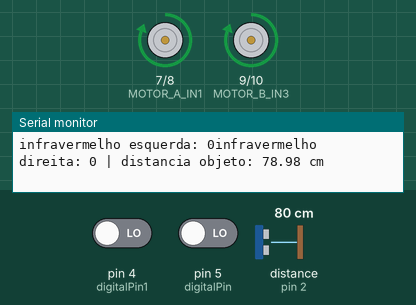
Recording of a sketch running on a simulated Arduino Uno, built with avr-gcc and run on an emulated ATmega328P. Parts: motor-driver pin pairs drawn as motors (green arrow = first pin HIGH = forward, orange = second pin HIGH = backward, longer = more drive, scaled by the enable pin), the last lines printed to the serial monitor. Wiring (inferred from the names in the program): ultrasonic range finder: trigger pin 3; echo pin 2. The test bench sets the inputs (shaded band); at power-on: distance to the obstacle (sensor on pin 2) 80 cm, pin 4 (digitalPin1) LOW, pin 5 (digitalPin) LOW. The echo pulse lasts 58.3 µs per cm.

Above: at 1.2 s.
1.3 s: distance to the obstacle (sensor on pin 2) set to 74 cm
4.3 s: distance to the obstacle (sensor on pin 2) set to 65 cm
At 4.6 s:
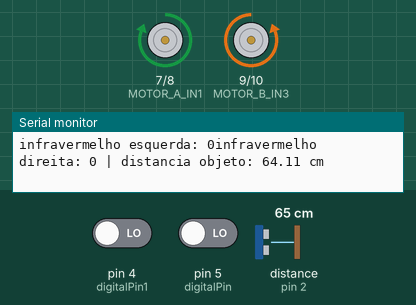
5.8 s: pin 4 (digitalPin1) driven HIGH
At 6.2 s:
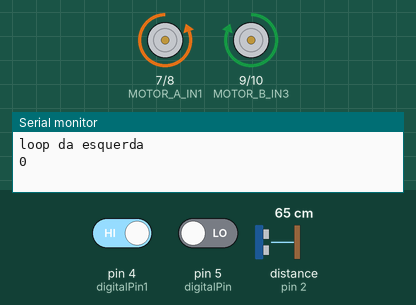
7.3 s: pin 4 (digitalPin1) driven LOW
At 9.3 s:
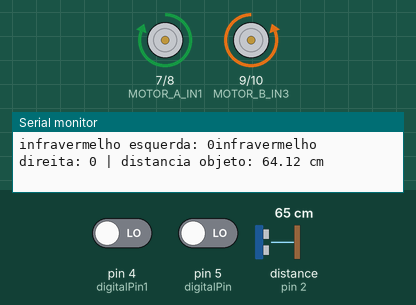
10.3 s: pin 5 (digitalPin) driven HIGH
At 11.1 s:
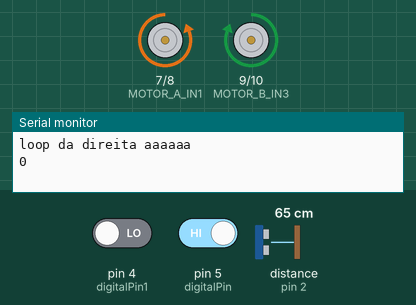
11.9 s: pin 5 (digitalPin) driven LOW
At 14.2 s:
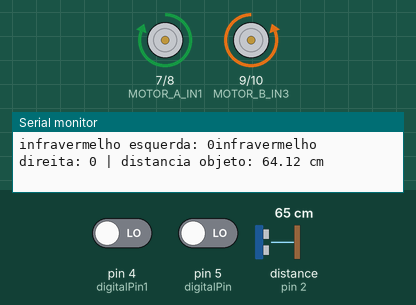
Timing chart, 0 to 15.7 s (numbered marks = the images above; inputs shaded):
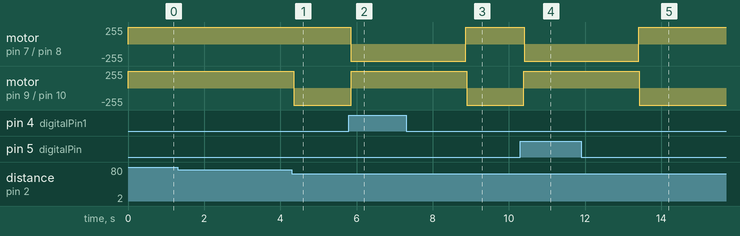

The sketch:

main.ino
```cpp
#include <Arduino.h>

// Pinos do sensor infravermelho
const int digitalPin1 = 4; //esquerda
const int digitalPin =5; //direita

// Pinos do HC-SR04
const int trigPin = 3; // Trigger conectado ao pino digital 3
const int echoPin = 2; // Echo conectado ao pino digital 4

#define ENABLE_A 6
#define MOTOR_A_IN1 7
#define MOTOR_A_IN2 8
#define MOTOR_B_IN3 9
#define MOTOR_B_IN4 10
#define ENABLE_B 11

const unsigned long TEMPO_ROTACAO_MAX = 10;

void setup() {
  // Configuração dos pinos
  pinMode(digitalPin1, INPUT);
  pinMode(digitalPin, INPUT);
  pinMode(trigPin, OUTPUT);
  pinMode(echoPin, INPUT);

  pinMode(ENABLE_A, OUTPUT);
  pinMode(MOTOR_A_IN1, OUTPUT);
  pinMode(MOTOR_A_IN2, OUTPUT);
  pinMode(MOTOR_B_IN3, OUTPUT);
  pinMode(MOTOR_B_IN4, OUTPUT);

  // Inicializa os pinos
  digitalWrite(MOTOR_A_IN1, LOW);
  digitalWrite(MOTOR_A_IN2, LOW);
  digitalWrite(MOTOR_B_IN3, LOW);
  digitalWrite(MOTOR_B_IN4, LOW);

  // Inicializar comunicação serial
  Serial.begin(9600);
}

void loop() {
  bool flag = false;

  // Leitura do sensor infravermelho
  int digitalValue1 = digitalRead(digitalPin1);
  int digitalValue = digitalRead(digitalPin);
  // Leitura do sensor HC-SR04
  float duration;
  float distance;

  // Enviar pulso para o Trigger
  digitalWrite(trigPin, LOW);
  delayMicroseconds(2);
  digitalWrite(trigPin, HIGH);
  delayMicroseconds(10);
  digitalWrite(trigPin, LOW);

  // Ler o tempo do Echo
  duration = pulseIn(echoPin, HIGH);

  // Calcular distância em centímetros
  distance = duration * 0.034 / 2;

  if (digitalValue1 && digitalValue){
    stop();
    backward();
    backward();
    Serial.print("Entrei no primeiro if\n");

  }

  //Serial.print(digitalValue);
  //Serial.print(digitalValue1);

  if (digitalValue1 && (flag == false)) {
    flag = true;
    unsigned long inicio = millis();

    do {
      left();
      Serial.print("loop da esquerda\n");
      Serial.print(digitalValue);
      Serial.print("\n");
      digitalValue = digitalRead(digitalPin);
    } while(!digitalValue && millis() - inicio < TEMPO_ROTACAO_MAX);
    backward();
    backward();

  }

  if (digitalValue && (flag == false)) {
    flag = true;
    unsigned long inicio = millis();

    do {
      right();
      Serial.print("loop da direita aaaaaa\n");
      Serial.print(digitalValue1);
      Serial.print("\n");
      digitalValue1 = digitalRead(digitalPin1);
    } while(!digitalValue1 && millis() - inicio < TEMPO_ROTACAO_MAX);
    backward();
    backward();
  }

  if(distance < 70 && !digitalValue && !digitalValue1){
    forward();
  }
  else {
    right();
  }

  // Exibir os resultados no monitor serial
  Serial.print("infravermelho esquerda: ");
  Serial.print(digitalValue1);
  Serial.print("infravermelho direita: ");
  Serial.print(digitalValue);
  Serial.print(" | distancia objeto: ");
  Serial.print(distance);
  Serial.println(" cm");

  delay(1); // Aguardar meio segundo entre leituras
}

void forward() {
  // Teste motor: sentido horário
  digitalWrite(MOTOR_A_IN1, HIGH);
  digitalWrite(MOTOR_A_IN2, LOW);
  analogWrite(ENABLE_A, 255); // Velocidade máxima

  digitalWrite(MOTOR_B_IN3, LOW);
  digitalWrite(MOTOR_B_IN4, HIGH);
  analogWrite(ENABLE_B, 255); // Velocidade máxima
}

void stop() {
  digitalWrite(MOTOR_A_IN1, LOW);
  digitalWrite(MOTOR_A_IN2, LOW);
  digitalWrite(MOTOR_B_IN3, LOW);
  digitalWrite(MOTOR_B_IN4, LOW);
  delay(1);
}

void backward() {
  digitalWrite(MOTOR_A_IN1, LOW);
  digitalWrite(MOTOR_A_IN2, HIGH);
  analogWrite(ENABLE_A, 255);

  digitalWrite(MOTOR_B_IN3, HIGH);
  digitalWrite(MOTOR_B_IN4, LOW);
  analogWrite(ENABLE_B, 255);
  delay(1500);
}

void right() {
  digitalWrite(MOTOR_A_IN1, HIGH);
  digitalWrite(MOTOR_A_IN2, LOW);
  analogWrite(ENABLE_A, 255); // Velocidade máxima

  digitalWrite(MOTOR_B_IN3,HIGH);
  digitalWrite(MOTOR_B_IN4, LOW);
  analogWrite(ENABLE_B, 255); // Velocidade máxima
  delay(1); // Motor gira por 10 segundos
}

void left() {
  digitalWrite(MOTOR_A_IN1, LOW);
  digitalWrite(MOTOR_A_IN2, HIGH);
  analogWrite(ENABLE_A, 255); // Velocidade máxima

  digitalWrite(MOTOR_B_IN3,LOW);
  digitalWrite(MOTOR_B_IN4, HIGH);
  analogWrite(ENABLE_B, 255); // Velocidade máxima
  delay(1); // Motor gira por 10 segundos
}
```

Measured:
- the behaviour switches between 71 and 70 cm on distance to the obstacle (sensor on pin 2) (found by bisection; images 0 and 1)
- after the input at 4.3 s, motor on pin 9 (MOTOR_B_IN3) / pin 10 (MOTOR_B_IN4): forward 255/255 → backward 255/255 after 0.05 s
- after the input at 5.8 s, motor on pin 7 (MOTOR_A_IN1) / pin 8 (MOTOR_A_IN2): forward 255/255 → backward 255/255 after 0.05 s; motor on pin 9 (MOTOR_B_IN3) / pin 10 (MOTOR_B_IN4): backward 255/255 → forward 255/255 after 0.07 s
- after the input at 7.3 s, motor on pin 7 (MOTOR_A_IN1) / pin 8 (MOTOR_A_IN2): goes on until 8.9 s, then stays forward 255/255; motor on pin 9 (MOTOR_B_IN3) / pin 10 (MOTOR_B_IN4): goes on until 8.9 s, then stays backward 255/255
- after the input at 10.3 s, motor on pin 7 (MOTOR_A_IN1) / pin 8 (MOTOR_A_IN2): forward 255/255 → backward 255/255 after 0.11 s; motor on pin 9 (MOTOR_B_IN3) / pin 10 (MOTOR_B_IN4): backward 255/255 → forward 255/255 after 0.09 s
- after the input at 11.9 s, motor on pin 7 (MOTOR_A_IN1) / pin 8 (MOTOR_A_IN2): goes on until 13.4 s, then stays forward 255/255; motor on pin 9 (MOTOR_B_IN3) / pin 10 (MOTOR_B_IN4): forward 255/255 → backward 255/255 after 1.5 s
